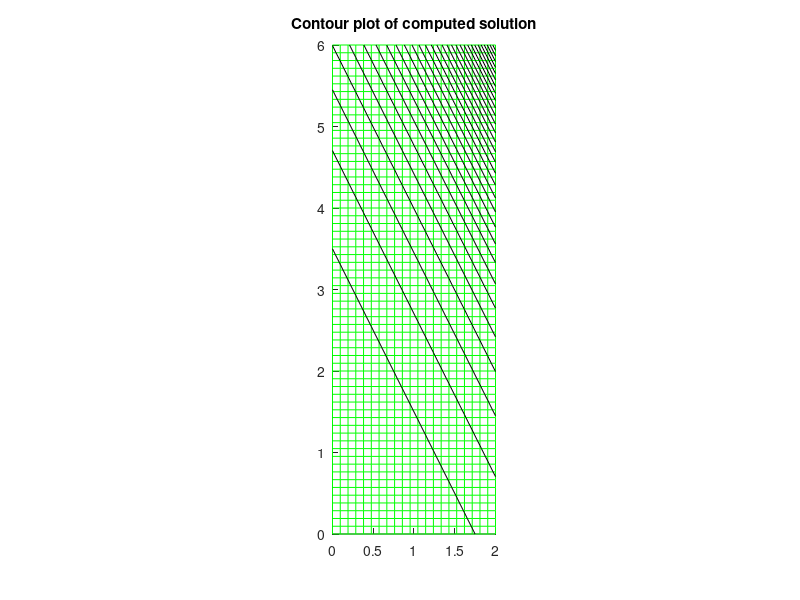

Source code (MATLAB):
% poisson2.m  -- solve the Poisson problem u_{xx} + u_{yy} = f(x,y)
% on [a,b] x [a,b].  
% 
% The 5-point Laplacian is used at interior grid points.
% This system of equations is then solved using backslash.
% 
% From  http://www.amath.washington.edu/~rjl/fdmbook/chapter3  (2007)


ax = 0; ay = 0;
bx = 2; by = 6;
dx = bx - ax;
dy = by - ay;
m = 20;

if dx < dy
    h = (bx-ax)/(m+1);
    x = linspace(ax,bx,m+2);
    y = ay:h:by;
else
    h = (by-ay)/(m+1);
    y = linspace(ay,by,m+2);
    x = ax:h:bx;
end
    

%x = linspace(a,b,m+2);   % grid points x including boundaries
%y = linspace(a,b,m+2);   % grid points y including boundaries


[X,Y] = meshgrid(x,y);      % 2d arrays of x,y values
X = X';                     % transpose so that X(i,j),Y(i,j) are
Y = Y';                     % coordinates of (i,j) point

mx = length(x)-2;
my = length(y)-2;

Iint = 2:mx+1;              % indices of interior points in x
Jint = 2:my+1;              % indices of interior points in y
Xint = X(Iint,Jint);       % interior points
Yint = Y(Iint,Jint);

f = @(x,y) 1.25*exp(x+y/2);         % f(x,y) function

rhs = f(Xint,Yint);        % evaluate f at interior points for right hand side
                           % rhs is modified below for boundary conditions.

utrue = exp(X+Y/2);        % true solution for test problem

% set boundary conditions around edges of usoln array:

usoln = utrue;              % use true solution for this test problem
                            % This sets full array, but only boundary values
                            % are used below.  For a problem where utrue
                            % is not known, would have to set each edge of
                            % usoln to the desired Dirichlet boundary values.


% adjust the rhs to include boundary terms:
rhs(:,1) = rhs(:,1) - usoln(Iint,1)/h^2;
rhs(:,my) = rhs(:,my) - usoln(Iint,my+2)/h^2;
rhs(1,:) = rhs(1,:) - usoln(1,Jint)/h^2;
rhs(mx,:) = rhs(mx,:) - usoln(mx+2,Jint)/h^2;


% convert the 2d grid function rhs into a column vector for rhs of system:
F = reshape(rhs,mx*my,1);

% form matrix A:
Iy = speye(my);
Ix = speye(mx);
ex = ones(mx,1);
ey = ones(my,1);
T = spdiags([ex -4*ex ex],[-1 0 1],mx,mx);
S = spdiags([ey ey],[-1 1],my,my);
A = (kron(Iy,T) + kron(S,Ix)) / h^2;


% Solve the linear system:
uvec = A\F;  

% reshape vector solution uvec as a grid function and 
% insert this interior solution into usoln for plotting purposes:
% (recall boundary conditions in usoln are already set) 

usoln(Iint,Jint) = reshape(uvec,mx,my);

% assuming true solution is known and stored in utrue:
err = max(max(abs(usoln-utrue)));   
fprintf('Error relative to true solution of PDE = %10.3e \n',err)

% plot results:

clf
hold on

% plot grid:
plot(X,Y,'g');  plot(X',Y','g')

% plot solution:
contour(X,Y,usoln,30,'k')

axis([ax bx ay by])
daspect([1 1 1])
title('Contour plot of computed solution')
hold off

